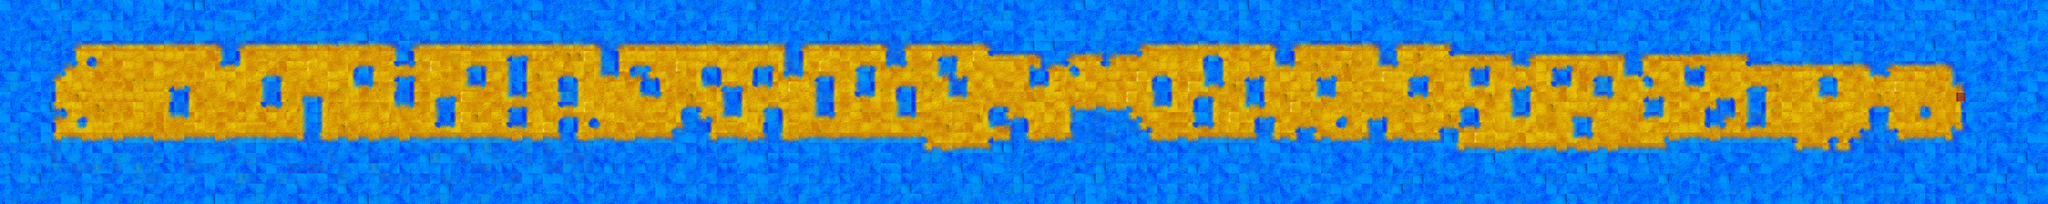

Below is a game level as drawn by its tile map, then a one-line description and the .tmx that defines it (tile-layer data replaced by summaries):
An orthogonal 200x20 tile map with 32x32 px tiles, 2 tile layers (ground, objects) and 12 objects (start).

<map version="1.0" orientation="orthogonal" renderorder="right-down" width="200" height="20" tilewidth="32" tileheight="32" nextobjectid="32">
 <tileset firstgid="1" source="baseTiles.tsx" />
 <layer name="ground" width="200" height="20">
  <data>[4000 cells, 4000 non-empty, 120 distinct tile ids]</data>
 </layer>
 <layer name="objects" width="200" height="20">
  <data>[4000 cells, 1 non-empty, 1 distinct tile ids]</data>
 </layer>
 <objectgroup name="info">
  <object id="3" name="start" x="295.035" y="296.302" width="23.8367" height="24.7438">
   <properties>
    <property name="type" value="start" />
   </properties>
  </object>
  <object id="8" x="13.1687" y="155.121" width="5840.76" height="271.218">
   <properties>
    <property name="dir" type="int" value="1" />
    <property name="speedA" type="int" value="3" />
    <property name="speedB" type="int" value="4" />
    <property name="type" value="wave" />
    <property name="wtype" type="int" value="0" />
   </properties>
  </object>
  <object id="21" x="680.34" y="113.587" width="106.188" height="116.21">
   <properties>
    <property name="dir" type="int" value="2" />
    <property name="type" value="wave" />
    <property name="wtype" type="int" value="0" />
   </properties>
  </object>
  <object id="22" x="1707.89" y="289.23" width="118.112" height="179.803">
   <properties>
    <property name="dir" type="int" value="0" />
    <property name="type" value="wave" />
    <property name="wtype" type="int" value="0" />
   </properties>
  </object>
  <object id="23" x="791.339" y="364.735" width="106.188" height="116.21">
   <properties>
    <property name="dir" type="int" value="0" />
    <property name="offset" type="int" value="1" />
    <property name="type" value="wave" />
    <property name="wtype" type="int" value="0" />
   </properties>
  </object>
  <object id="24" x="1197.65" y="129.635" width="106.188" height="116.21">
   <properties>
    <property name="dir" type="int" value="2" />
    <property name="type" value="wave" />
    <property name="wtype" type="int" value="0" />
   </properties>
  </object>
  <object id="25" x="2081.9" y="73.9566" width="208.903" height="116.21">
   <properties>
    <property name="dir" type="int" value="2" />
    <property name="type" value="wave" />
    <property name="wtype" type="int" value="0" />
   </properties>
  </object>
  <object id="27" x="2501.47" y="401.661" width="338.215" height="84.4252">
   <properties>
    <property name="dir" type="int" value="0" />
    <property name="speedA" type="int" value="2" />
    <property name="speedB" type="int" value="2" />
    <property name="type" value="wave" />
    <property name="wtype" type="int" value="0" />
   </properties>
  </object>
  <object id="28" x="3228.96" y="19.7437" width="106.188" height="192.207">
   <properties>
    <property name="dir" type="int" value="2" />
    <property name="type" value="wave" />
    <property name="wtype" type="int" value="0" />
   </properties>
  </object>
  <object id="29" x="3912.72" y="40.6484" width="106.188" height="179.541">
   <properties>
    <property name="dir" type="int" value="2" />
    <property name="offset" type="int" value="3" />
    <property name="type" value="wave" />
    <property name="wtype" type="int" value="0" />
   </properties>
  </object>
  <object id="30" x="4613.57" y="144.501" width="106.188" height="84.5444">
   <properties>
    <property name="dir" type="int" value="2" />
    <property name="speedA" type="int" value="3" />
    <property name="speedB" type="int" value="4" />
    <property name="type" value="wave" />
    <property name="wtype" type="int" value="0" />
   </properties>
  </object>
  <object id="31" x="5297.33" y="87.5027" width="106.188" height="141.542">
   <properties>
    <property name="dir" type="int" value="2" />
    <property name="offset" type="int" value="2" />
    <property name="type" value="wave" />
    <property name="wtype" type="int" value="0" />
   </properties>
  </object>
 </objectgroup>
</map>
